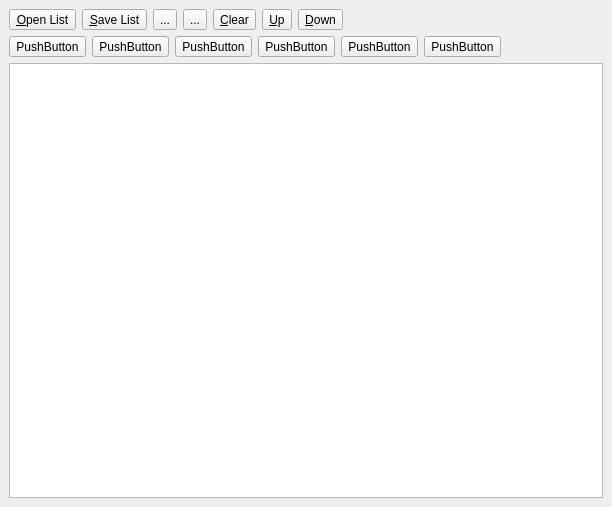
<?xml version="1.0" encoding="UTF-8"?>
<ui version="4.0">
 <class>Camera_positions_list</class>
 <widget class="QDockWidget" name="Camera_positions_list">
  <property name="geometry">
   <rect>
    <x>0</x>
    <y>0</y>
    <width>612</width>
    <height>507</height>
   </rect>
  </property>
  <property name="windowTitle">
   <string>Camera Positions</string>
  </property>
  <widget class="QWidget" name="dockWidgetContents">
   <layout class="QVBoxLayout" name="verticalLayout">
    <item>
     <layout class="QHBoxLayout" name="horizontalLayout">
      <item>
       <widget class="QToolButton" name="openButton">
        <property name="text">
         <string>&amp;Open List</string>
        </property>
        <property name="shortcut">
         <string>Ctrl+O</string>
        </property>
       </widget>
      </item>
      <item>
       <widget class="QToolButton" name="saveButton">
        <property name="text">
         <string>&amp;Save List</string>
        </property>
        <property name="shortcut">
         <string>Ctrl+S</string>
        </property>
       </widget>
      </item>
      <item>
       <widget class="QToolButton" name="plusButton">
        <property name="text">
         <string>...</string>
        </property>
        <property name="icon">
         <iconset resource="../../Polyhedron_3.qrc">
          <normaloff>:/cgal/icons/plus</normaloff>:/cgal/icons/plus</iconset>
        </property>
       </widget>
      </item>
      <item>
       <widget class="QToolButton" name="minusButton">
        <property name="text">
         <string>...</string>
        </property>
        <property name="icon">
         <iconset resource="../../Polyhedron_3.qrc">
          <normaloff>:/cgal/icons/minus</normaloff>:/cgal/icons/minus</iconset>
        </property>
       </widget>
      </item>
      <item>
       <widget class="QToolButton" name="clearButton">
        <property name="text">
         <string>&amp;Clear</string>
        </property>
       </widget>
      </item>
      <item>
       <widget class="QToolButton" name="upButton">
        <property name="text">
         <string>&amp;Up</string>
        </property>
        <property name="icon">
         <iconset resource="../../Polyhedron_3.qrc">
          <normaloff>:/cgal/icons/resources/up.png</normaloff>:/cgal/icons/resources/up.png</iconset>
        </property>
        <property name="shortcut">
         <string>Ctrl+U</string>
        </property>
       </widget>
      </item>
      <item>
       <widget class="QToolButton" name="downButton">
        <property name="text">
         <string>&amp;Down</string>
        </property>
        <property name="icon">
         <iconset resource="../../Polyhedron_3.qrc">
          <normaloff>:/cgal/icons/resources/down.png</normaloff>:/cgal/icons/resources/down.png</iconset>
        </property>
        <property name="shortcut">
         <string>Ctrl+D</string>
        </property>
       </widget>
      </item>
      <item>
       <spacer name="horizontalSpacer">
        <property name="orientation">
         <enum>Qt::Horizontal</enum>
        </property>
        <property name="sizeHint" stdset="0">
         <size>
          <width>40</width>
          <height>20</height>
         </size>
        </property>
       </spacer>
      </item>
     </layout>
    </item>
    <item>
     <layout class="QHBoxLayout" name="horizontalLayout_2">
      <item>
       <widget class="QToolButton" name="frontButton">
        <property name="toolTip">
         <string>Front</string>
        </property>
        <property name="text">
         <string>PushButton</string>
        </property>
        <property name="icon">
         <iconset resource="../../Polyhedron_3.qrc">
          <normaloff>:/cgal/icons/resources/front.png</normaloff>:/cgal/icons/resources/front.png</iconset>
        </property>
       </widget>
      </item>
      <item>
       <widget class="QToolButton" name="backButton">
        <property name="toolTip">
         <string>Back</string>
        </property>
        <property name="text">
         <string>PushButton</string>
        </property>
        <property name="icon">
         <iconset resource="../../Polyhedron_3.qrc">
          <normaloff>:/cgal/icons/resources/back.png</normaloff>:/cgal/icons/resources/back.png</iconset>
        </property>
       </widget>
      </item>
      <item>
       <widget class="QToolButton" name="topButton">
        <property name="toolTip">
         <string>Top</string>
        </property>
        <property name="text">
         <string>PushButton</string>
        </property>
        <property name="icon">
         <iconset resource="../../Polyhedron_3.qrc">
          <normaloff>:/cgal/icons/resources/top.png</normaloff>:/cgal/icons/resources/top.png</iconset>
        </property>
       </widget>
      </item>
      <item>
       <widget class="QToolButton" name="botButton">
        <property name="toolTip">
         <string>Bottom</string>
        </property>
        <property name="text">
         <string>PushButton</string>
        </property>
        <property name="icon">
         <iconset resource="../../Polyhedron_3.qrc">
          <normaloff>:/cgal/icons/resources/bot.png</normaloff>:/cgal/icons/resources/bot.png</iconset>
        </property>
       </widget>
      </item>
      <item>
       <widget class="QToolButton" name="leftButton">
        <property name="toolTip">
         <string>Left</string>
        </property>
        <property name="text">
         <string>PushButton</string>
        </property>
        <property name="icon">
         <iconset resource="../../Polyhedron_3.qrc">
          <normaloff>:/cgal/icons/resources/left.png</normaloff>:/cgal/icons/resources/left.png</iconset>
        </property>
       </widget>
      </item>
      <item>
       <widget class="QToolButton" name="rightButton">
        <property name="toolTip">
         <string>Right</string>
        </property>
        <property name="text">
         <string>PushButton</string>
        </property>
        <property name="icon">
         <iconset resource="../../Polyhedron_3.qrc">
          <normaloff>:/cgal/icons/resources/right.png</normaloff>:/cgal/icons/resources/right.png</iconset>
        </property>
       </widget>
      </item>
      <item>
       <spacer name="horizontalSpacer_2">
        <property name="orientation">
         <enum>Qt::Horizontal</enum>
        </property>
        <property name="sizeHint" stdset="0">
         <size>
          <width>40</width>
          <height>20</height>
         </size>
        </property>
       </spacer>
      </item>
     </layout>
    </item>
    <item>
     <widget class="QListView" name="listView"/>
    </item>
   </layout>
  </widget>
 </widget>
 <resources>
  <include location="../../Polyhedron_3.qrc"/>
 </resources>
 <connections/>
</ui>
